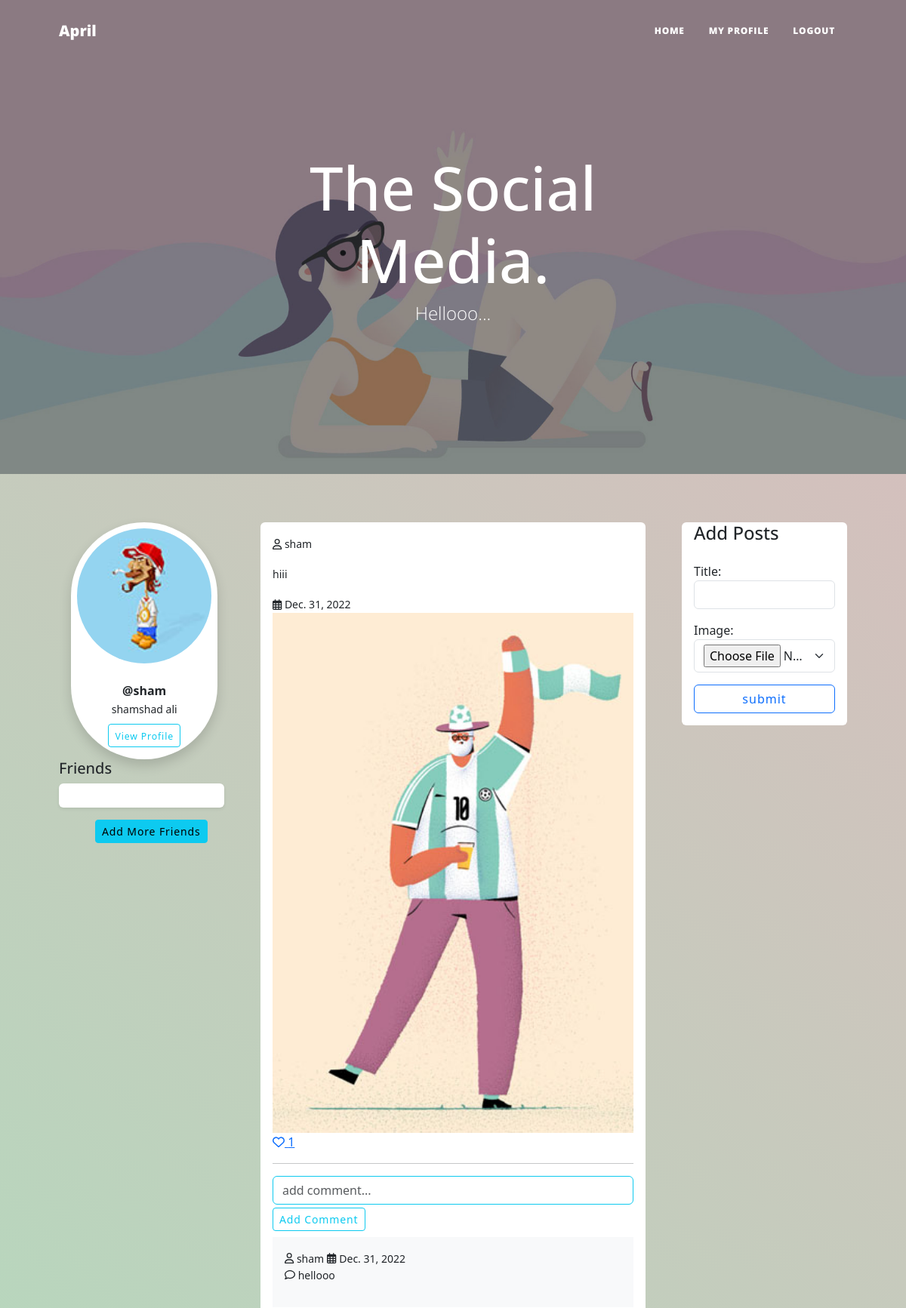
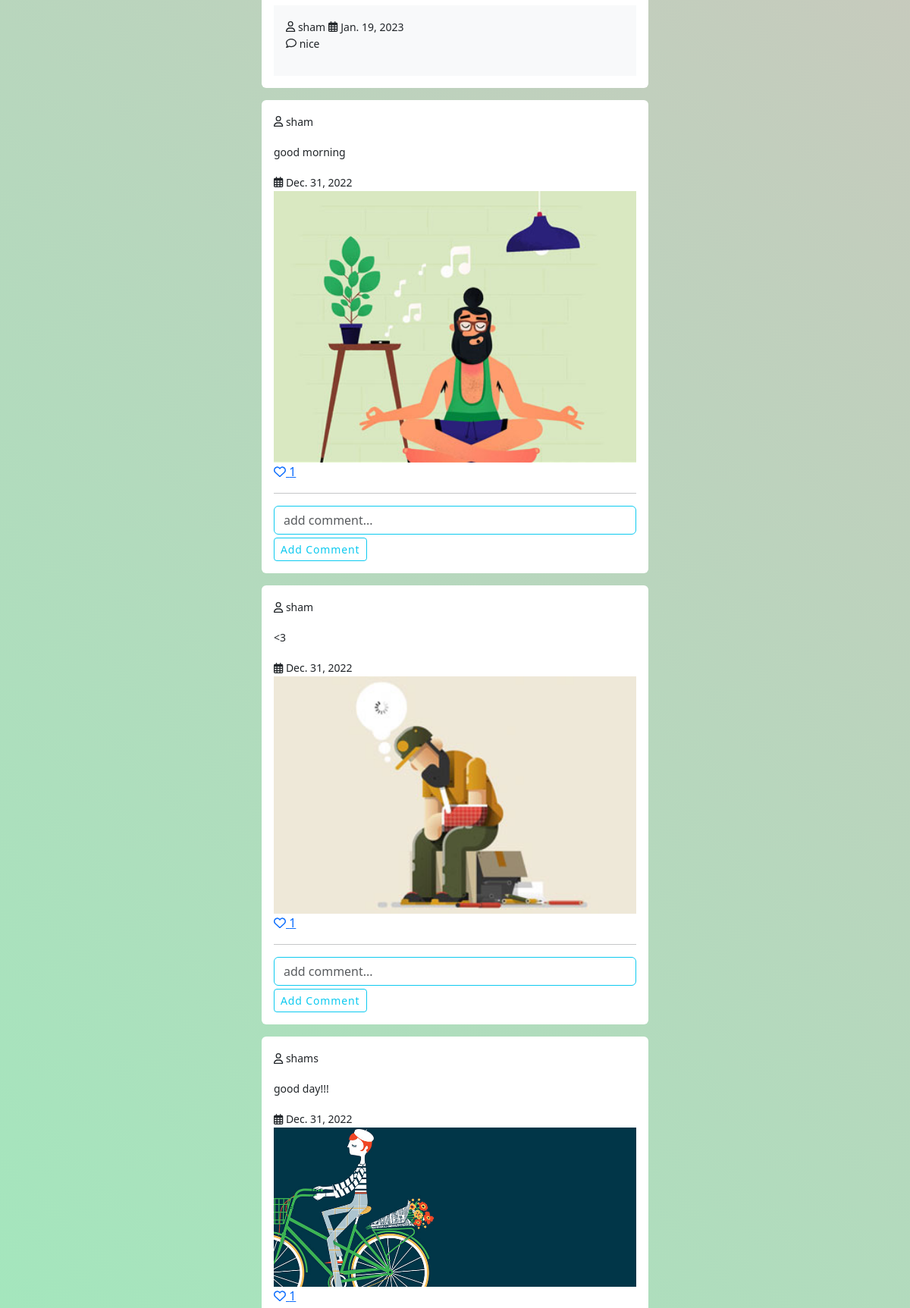
Page /web/index (signed in, upper part) on the committed database (2 pictures, top to bottom).
### api/models.py (models this page shows, shortened)
class UserProfile(models.Model):
    user=models.OneToOneField(User,on_delete=models.CASCADE,related_name="profile")
    proimage=models.ImageField(upload_to="images",null=True)
    dob=models.DateField(null=True)

class Posts(models.Model):
    title=models.CharField(max_length=250)
    image=models.ImageField(upload_to="images",null=True)
    user=models.ForeignKey(User,on_delete=models.CASCADE)
    created_date=models.DateField(auto_now_add=True)
    like=models.ManyToManyField(User,related_name="likes")
    @property
    def posts_comments(self):
        return self.comments_set.all()
    @property
    def likes(self):
        qs=self.like.all().count()
        return qs

class Comments(models.Model):
    comment=models.CharField(max_length=250)
    user=models.ForeignKey(User,on_delete=models.CASCADE)
    post=models.ForeignKey(Posts,on_delete=models.CASCADE)
    created_date=models.DateField(auto_now_add=True)

### web/views.py (the view, shortened to what this page needs)
# urls.py: path("index",IndexView.as_view(),name="index"),
@method_decorator(decs,name="dispatch")
class IndexView(CreateView,ListView):
    template_name="index.html"
    form_class=PostForm
    success_url=reverse_lazy("index")
    model=Posts
    context_object_name="posts"
    def get_queryset(self):
        return Posts.objects.all()

### web/forms.py
class PostForm(forms.ModelForm):
    class Meta:
        model=Posts
        fields=["title","image"]
        widgets={
            "title":forms.TextInput(attrs={"class":"form-control"}),
            "image":forms.FileInput(attrs={"class":"form-select"})
        }

### web/views.py (called while the page is built)
def signin_required(fn):
    def wrapper(request,*args,**kw):
        if not request.user.is_authenticated:
            messages.error(request,"invalid session")
            return redirect("signin")
        else:
            return fn(request,*args,**kw)
    return wrapper

### web/templates/index.html (shortened to what this page needs)
{%extends 'base.html'%}
{%block body_block%}
{% load static %}
<div class="row ">
    <div class="col-3">
        <link href="https://cdn.jsdelivr.net/npm/bootstrap@5.3.0-alpha1/dist/css/bootstrap.min.css" rel="stylesheet"
 />
            <div class="card mt-3 ms-3 border-0 shadow rounded-pill" style="width: 80%; ">
                <img src="{{request.user.profile.proimage.url}}"width="70%" class="card-img-top p-2 rounded-circle" alt="...">
                <div class="card-body text-center">
                    <p class="card-text" style="margin: 0;"><strong>@{{request.user}}</strong></p>
                    <span><small class="">{{request.user.first_name}} </small></span>
                    <span><small class="">{{request.user.last_name}} </small></span>
                    <br>
                    <a href="{% url 'profile' %}" class="btn btn-outline-info btn-sm mt-2"><small>View Profile</small></a>
                </div>
            </div>
            <div class="following">
                <h5>Friends</h5>
                <div class="card parent border-0 shadow-sm" style="width: 90%;">
                </div>
                <a href="{%url 'people'%}"><button class="btn btn-info btn-sm mt-3 ms-5">Add More Friends</button></a>
            </div>
    </div>
    <div class="col-6">
        {%for p in posts%}
        <div class="card border-0 mt-3">
            <div class="card-body">
                <p><small><i class="fa-regular fa-user"></i>  {{p.user}}</small></p>
                <p><small>{{p.title}}</small></p>
                <small><i class="fa-regular fa-calendar-days"></i> {{p.created_date}}</small>
                <img src="{{p.image.url}}" alt="" width="100%">
                <a href="{% url 'add-like' p.id %}"><i class="fa-regular fa-heart"></i>  {{p.likes}} </a>
                <hr>
                <form action="{%url 'add-comment' p.id%}" method="post">
                    <input type="text" class="form-control border-info" placeholder="add comment..." name="comment" required >
                    <button type="submit" class="btn btn-outline-info btn-sm mt-1">Add Comment</button>
                </form>
                <div>
                    {%for comment in p.posts_comments%}
                    <div class="card-body bg-light mt-2">
                        <p style="display: inline;"><small><i class="fa-regular fa-user"></i>  {{comment.user}}</small></p>
                        <small><i class="fa-regular fa-calendar-days"></i>   {{comment.created_date}}</small>
                        <small><p><i class="fa-regular fa-comment"></i>  {{comment.comment}}</p></small>
                    </div>
                    {%endfor%}
                </div>
            </div>
        </div>
        {%endfor%}
    </div>
    <div class="col-3">
        <div class="card border-0 mt-3 ms-4">
            <h4 class="widget-title ms-3">Add Posts</h4>
            <div class="card-body ">
                <form action="" method="post" enctype="multipart/form-data">
                    {{form.as_p}}
                    <input type="submit" class="btn btn-outline-primary form-control" value="submit">
                </form>
            </div>
        </div>
    </div>
</div>
{%endblock%} -->

### web/templates/base.html (shortened to what this page needs)
<!DOCTYPE html>
{%load static%}
<html lang="en">
    <head>
        <link href="{%static 'css/styles.css'%}" rel="stylesheet" />
    </head>
    <body style="background-color:pink;">
        <nav class="navbar navbar-expand-lg navbar-light" id="mainNav">
            <div class="container px-4 px-lg-5">
                <a class="navbar-brand" href="{%url 'index'%}">April</a>
                <div class="collapse navbar-collapse" id="navbarResponsive">
                    <ul class="navbar-nav ms-auto py-4 py-lg-0">
                        <li class="nav-item"><a class="nav-link px-lg-3 py-3 py-lg-4" href="{%url 'index'%}">Home</a></li>
                        <li class="nav-item"><a class="nav-link px-lg-3 py-3 py-lg-4" href="{%url 'profile'%}">my profile</a></li>
                        <li class="nav-item"><a class="nav-link px-lg-3 py-3 py-lg-4" href="{%url 'logout' %}">Logout</a></li>
                    </ul>
                </div>
            </div>
        </nav>
        <header class="masthead" style="background-image: url({%static 'assets/img/404.jpg'%})">
            <div class="container position-relative px-2 px-lg-1">
                <div class="row gx-4 gx-lg-5 justify-content-center">
                    <div class="col-md-10 col-lg-8 col-xl-7">
                        <div class="site-heading">
                            <h1>The Social Media.</h1>
                            <span class="subheading">Hellooo...</span>
                        </div>
                    </div>
                </div>
            </div>
        </header>
        <div class="container px-4 px-lg-5">
            {%block body_block%}
            {%endblock%}
    </body>
</html>

### web/templates/index.html (style rules this page uses)
body { height: 760vh; background-color: #85FFBD; background-image: linear-gradient(45deg, #85FFBD 0%, #dbbabd 100%); }
.parent { display: grid; grid-gap: 5px; grid-column-gap: 0px; grid-template-columns: 1fr 1fr 1fr 1fr; grid-row-gap: 5px; grid-column-gap: 5px; padding: 1em; }

### rows in the picture
Posts: user "sham", title "hiii", created_date "Dec. 31, 2022", image (picture), likes "1"
Comments: user "sham", created_date "Dec. 31, 2022", comment "hellooo"
Comments: user "sham", created_date "Jan. 19, 2023", comment "nice"
Posts: user "sham", title "good morning", created_date "Dec. 31, 2022", image (picture), likes "1"
Posts: user "sham", title "<3", created_date "Dec. 31, 2022", image (picture), likes "1"
Posts: user "shams", title "good day!!!", created_date "Dec. 31, 2022", image (picture), likes "1"

### other values in the picture
{{ request.user }} "sham"
{{ request.user.first_name }} "shamshad"
{{ request.user.last_name }} "ali"
